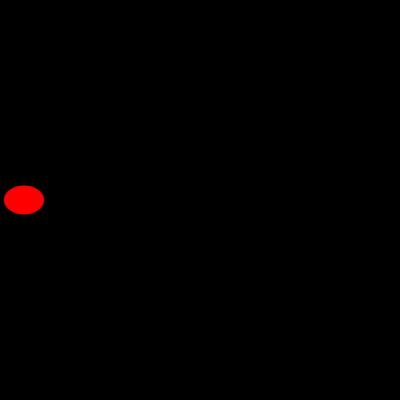
Frame 1 (no input)
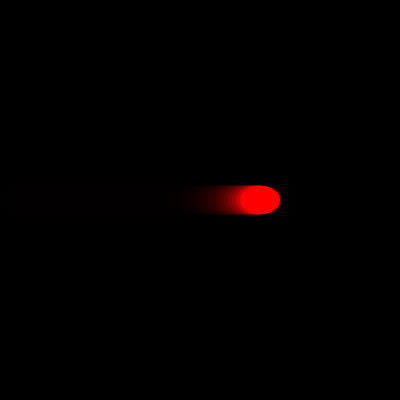
Frame 60 (the mouse pressed at the canvas centre just before this capture)
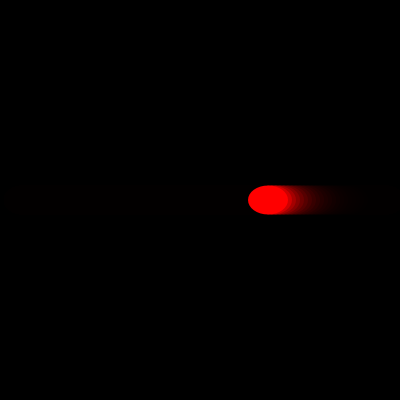
Frame 120 (the mouse held since frame 60 and released just before this capture)

The Processing sketch that drew these frames (run headless with seeded random() and noise(); from frame 60 on, the mouse is pressed at the canvas centre):

// Processing sketch: processing_130896
// ── processing_130896.pde

//ICE5 Kevin Kan
//Copyright © 2014

float x, y, dx, wd, ht; 
color bgColor, ellipseColor; 
 
void setup( ) 
{ 
 size( 400, 400 ); 
 background( 0 ); 
 x = 20; 
 y = height/2; 
 wd = 40; 
 ht = 29; 
 dx = 4; 
 
 bgColor = color( 0, 10 ); 
 ellipseColor = color(255, 0, 0 ); 
 noStroke ( ); 
} 
 
void draw( ) 
{ 
 prepareWindow( ); 
 moveEllipse( ); 
 drawEllipse( ); 
} 

void prepareWindow(){
  fill(0,0,0, 50); 
  rect(0,0, width, height);
}

void drawEllipse(){
  fill(255,0,0);
  ellipse(x,y, wd,ht);
}

void moveEllipse(){
  x = x + dx;
  // go left
  if (x > width-wd/2) 
    {
      dx = -dx;
    }
    
  else if (x < wd/2)
    {
      dx = -dx;
    }
    
  }
